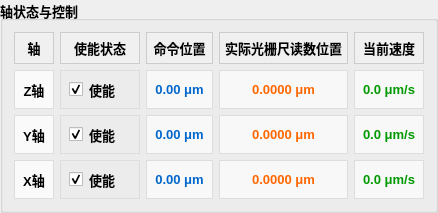
             <widget class="QGroupBox" name="groupBoxAxisStatus">
              <property name="font">
               <font>
                <pointsize>10</pointsize>
                <bold>true</bold>
               </font>
              </property>
              <property name="title">
               <string>轴状态与控制</string>
              </property>
              <layout class="QGridLayout" name="gridLayout_axisStatus">
               <item row="0" column="0">
                <widget class="QLabel" name="labelAxisHeader">
                 <property name="styleSheet">
                  <string>background-color: #f0f0f0; font-weight: bold; padding: 5px; border: 1px solid #ccc;</string>
                 </property>
                 <property name="text">
                  <string>轴</string>
                 </property>
                 <property name="alignment">
                  <set>Qt::AlignmentFlag::AlignCenter</set>
                 </property>
                </widget>
               </item>
               <item row="0" column="1">
                <widget class="QLabel" name="labelEnableHeader">
                 <property name="sizePolicy">
                  <sizepolicy hsizetype="Fixed" vsizetype="Preferred">
                   <horstretch>0</horstretch>
                   <verstretch>0</verstretch>
                  </sizepolicy>
                 </property>
                 <property name="minimumSize">
                  <size>
                   <width>80</width>
                   <height>0</height>
                  </size>
                 </property>
                 <property name="maximumSize">
                  <size>
                   <width>80</width>
                   <height>16777215</height>
                  </size>
                 </property>
                 <property name="styleSheet">
                  <string>background-color: #f0f0f0; font-weight: bold; padding: 5px; border: 1px solid #ccc;</string>
                 </property>
                 <property name="text">
                  <string>使能状态</string>
                 </property>
                 <property name="alignment">
                  <set>Qt::AlignmentFlag::AlignCenter</set>
                 </property>
                </widget>
               </item>
               <item row="0" column="2">
                <widget class="QLabel" name="labelCommandPosHeader">
                 <property name="styleSheet">
                  <string>background-color: #f0f0f0; font-weight: bold; padding: 5px; border: 1px solid #ccc;</string>
                 </property>
                 <property name="text">
                  <string>命令位置</string>
                 </property>
                 <property name="alignment">
                  <set>Qt::AlignmentFlag::AlignCenter</set>
                 </property>
                </widget>
               </item>
               <item row="0" column="3">
                <widget class="QLabel" name="labelActualPosHeader">
                 <property name="styleSheet">
                  <string>background-color: #f0f0f0; font-weight: bold; padding: 5px; border: 1px solid #ccc;</string>
                 </property>
                 <property name="text">
                  <string>实际光栅尺读数位置</string>
                 </property>
                 <property name="alignment">
                  <set>Qt::AlignmentFlag::AlignCenter</set>
                 </property>
                </widget>
               </item>
               <item row="0" column="4">
                <widget class="QLabel" name="labelSpeedHeader">
                 <property name="styleSheet">
                  <string>background-color: #f0f0f0; font-weight: bold; padding: 5px; border: 1px solid #ccc;</string>
                 </property>
                 <property name="text">
                  <string>当前速度</string>
                 </property>
                 <property name="alignment">
                  <set>Qt::AlignmentFlag::AlignCenter</set>
                 </property>
                </widget>
               </item>
               <item row="1" column="0">
                <widget class="QLabel" name="labelXAxis">
                 <property name="styleSheet">
                  <string>font-weight: bold; padding: 8px; border: 1px solid #ddd; background-color: #fafafa;</string>
                 </property>
                 <property name="text">
                  <string>Z轴</string>
                 </property>
                 <property name="alignment">
                  <set>Qt::AlignmentFlag::AlignCenter</set>
                 </property>
                </widget>
               </item>
               <item row="1" column="1">
                <widget class="QCheckBox" name="checkBoxEnableX">
                 <property name="sizePolicy">
                  <sizepolicy hsizetype="Fixed" vsizetype="Preferred">
                   <horstretch>0</horstretch>
                   <verstretch>0</verstretch>
                  </sizepolicy>
                 </property>
                 <property name="minimumSize">
                  <size>
                   <width>80</width>
                   <height>0</height>
                  </size>
                 </property>
                 <property name="maximumSize">
                  <size>
                   <width>80</width>
                   <height>16777215</height>
                  </size>
                 </property>
                 <property name="styleSheet">
                  <string>padding: 8px; border: 1px solid #ddd;</string>
                 </property>
                 <property name="text">
                  <string>使能</string>
                 </property>
                 <property name="checked">
                  <bool>true</bool>
                 </property>
                </widget>
               </item>
               <item row="1" column="2">
                <widget class="QLabel" name="labelXPositionValue">
                 <property name="styleSheet">
                  <string>color: #0066cc; font-weight: bold; padding: 8px; border: 1px solid #ddd; background-color: #f8f8f8;</string>
                 </property>
                 <property name="text">
                  <string>0.00 μm</string>
                 </property>
                 <property name="alignment">
                  <set>Qt::AlignmentFlag::AlignCenter</set>
                 </property>
                </widget>
               </item>
               <item row="1" column="3">
                <widget class="QLabel" name="labelGratingXPosition">
                 <property name="styleSheet">
                  <string>color: #ff6600; font-weight: bold; padding: 8px; border: 1px solid #ddd; background-color: #f8f8f8;</string>
                 </property>
                 <property name="text">
                  <string>0.0000 μm</string>
                 </property>
                 <property name="alignment">
                  <set>Qt::AlignmentFlag::AlignCenter</set>
                 </property>
                </widget>
               </item>
               <item row="1" column="4">
                <widget class="QLabel" name="labelXSpeedValue">
                 <property name="styleSheet">
                  <string>color: #009900; font-weight: bold; padding: 8px; border: 1px solid #ddd; background-color: #f8f8f8;</string>
                 </property>
                 <property name="text">
                  <string>0.0 μm/s</string>
                 </property>
                 <property name="alignment">
                  <set>Qt::AlignmentFlag::AlignCenter</set>
                 </property>
                </widget>
               </item>
               <item row="2" column="0">
                <widget class="QLabel" name="labelYAxis">
                 <property name="styleSheet">
                  <string>font-weight: bold; padding: 8px; border: 1px solid #ddd; background-color: #fafafa;</string>
                 </property>
                 <property name="text">
                  <string>Y轴</string>
                 </property>
                 <property name="alignment">
                  <set>Qt::AlignmentFlag::AlignCenter</set>
                 </property>
                </widget>
               </item>
               <item row="2" column="1">
                <widget class="QCheckBox" name="checkBoxEnableY">
                 <property name="sizePolicy">
                  <sizepolicy hsizetype="Fixed" vsizetype="Preferred">
                   <horstretch>0</horstretch>
                   <verstretch>0</verstretch>
                  </sizepolicy>
                 </property>
                 <property name="minimumSize">
                  <size>
                   <width>80</width>
                   <height>0</height>
                  </size>
                 </property>
                 <property name="maximumSize">
                  <size>
                   <width>80</width>
                   <height>16777215</height>
                  </size>
                 </property>
                 <property name="styleSheet">
                  <string>padding: 8px; border: 1px solid #ddd;</string>
                 </property>
                 <property name="text">
                  <string>使能</string>
                 </property>
                 <property name="checked">
                  <bool>true</bool>
                 </property>
                </widget>
               </item>
               <item row="2" column="2">
                <widget class="QLabel" name="labelYPositionValue">
                 <property name="styleSheet">
                  <string>color: #0066cc; font-weight: bold; padding: 8px; border: 1px solid #ddd; background-color: #f8f8f8;</string>
                 </property>
                 <property name="text">
                  <string>0.00 μm</string>
                 </property>
                 <property name="alignment">
                  <set>Qt::AlignmentFlag::AlignCenter</set>
                 </property>
                </widget>
               </item>
               <item row="2" column="3">
                <widget class="QLabel" name="labelGratingYPosition">
                 <property name="styleSheet">
                  <string>color: #ff6600; font-weight: bold; padding: 8px; border: 1px solid #ddd; background-color: #f8f8f8;</string>
                 </property>
                 <property name="text">
                  <string>0.0000 μm</string>
                 </property>
                 <property name="alignment">
                  <set>Qt::AlignmentFlag::AlignCenter</set>
                 </property>
                </widget>
               </item>
               <item row="2" column="4">
                <widget class="QLabel" name="labelYSpeedValue">
                 <property name="styleSheet">
                  <string>color: #009900; font-weight: bold; padding: 8px; border: 1px solid #ddd; background-color: #f8f8f8;</string>
                 </property>
                 <property name="text">
                  <string>0.0 μm/s</string>
                 </property>
                 <property name="alignment">
                  <set>Qt::AlignmentFlag::AlignCenter</set>
                 </property>
                </widget>
               </item>
               <item row="3" column="0">
                <widget class="QLabel" name="labelZAxis">
                 <property name="styleSheet">
                  <string>font-weight: bold; padding: 8px; border: 1px solid #ddd; background-color: #fafafa;</string>
                 </property>
                 <property name="text">
                  <string>X轴</string>
                 </property>
                 <property name="alignment">
                  <set>Qt::AlignmentFlag::AlignCenter</set>
                 </property>
                </widget>
               </item>
               <item row="3" column="1">
                <widget class="QCheckBox" name="checkBoxEnableZ">
                 <property name="sizePolicy">
                  <sizepolicy hsizetype="Fixed" vsizetype="Preferred">
                   <horstretch>0</horstretch>
                   <verstretch>0</verstretch>
                  </sizepolicy>
                 </property>
                 <property name="minimumSize">
                  <size>
                   <width>80</width>
                   <height>0</height>
                  </size>
                 </property>
                 <property name="maximumSize">
                  <size>
                   <width>80</width>
                   <height>16777215</height>
                  </size>
                 </property>
                 <property name="styleSheet">
                  <string>padding: 8px; border: 1px solid #ddd;</string>
                 </property>
                 <property name="text">
                  <string>使能</string>
                 </property>
                 <property name="checked">
                  <bool>true</bool>
                 </property>
                </widget>
               </item>
               <item row="3" column="2">
                <widget class="QLabel" name="labelZPositionValue">
                 <property name="styleSheet">
                  <string>color: #0066cc; font-weight: bold; padding: 8px; border: 1px solid #ddd; background-color: #f8f8f8;</string>
                 </property>
                 <property name="text">
                  <string>0.00 μm</string>
                 </property>
                 <property name="alignment">
                  <set>Qt::AlignmentFlag::AlignCenter</set>
                 </property>
                </widget>
               </item>
               <item row="3" column="3">
                <widget class="QLabel" name="labelGratingZPosition">
                 <property name="styleSheet">
                  <string>color: #ff6600; font-weight: bold; padding: 8px; border: 1px solid #ddd; background-color: #f8f8f8;</string>
                 </property>
                 <property name="text">
                  <string>0.0000 μm</string>
                 </property>
                 <property name="alignment">
                  <set>Qt::AlignmentFlag::AlignCenter</set>
                 </property>
                </widget>
               </item>
               <item row="3" column="4">
                <widget class="QLabel" name="labelZSpeedValue">
                 <property name="styleSheet">
                  <string>color: #009900; font-weight: bold; padding: 8px; border: 1px solid #ddd; background-color: #f8f8f8;</string>
                 </property>
                 <property name="text">
                  <string>0.0 μm/s</string>
                 </property>
                 <property name="alignment">
                  <set>Qt::AlignmentFlag::AlignCenter</set>
                 </property>
                </widget>
               </item>
              </layout>
             </widget>
